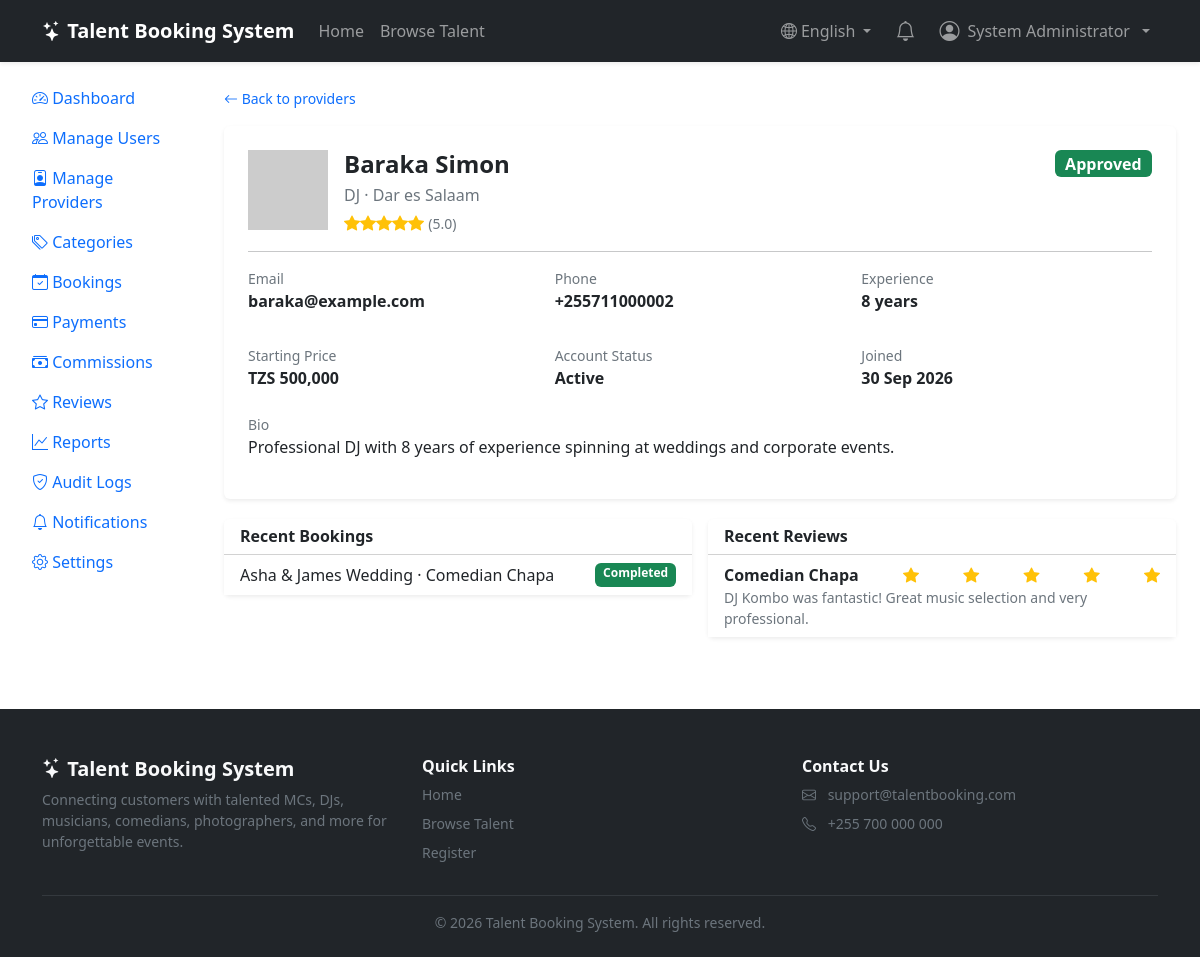
Page /admin/provider_view.php?id=1 (signed in) on the committed database.
### tables this page shows
CREATE TABLE `providers` (
  `id` INT UNSIGNED AUTO_INCREMENT PRIMARY KEY,
  `user_id` INT UNSIGNED NOT NULL,
  `category_id` INT UNSIGNED NOT NULL,
  `bio` TEXT DEFAULT NULL,
  `experience_years` TINYINT UNSIGNED DEFAULT 0,
  `location` VARCHAR(150) DEFAULT NULL,
  `price` DECIMAL(10,2) NOT NULL DEFAULT 0.00,
  `cover_image` VARCHAR(255) DEFAULT NULL,
  `skills` VARCHAR(500) DEFAULT NULL,
  `service_description` TEXT DEFAULT NULL,
  `video_links` TEXT DEFAULT NULL COMMENT 'Comma-separated video URLs',
  `approval_status` ENUM('pending','approved','rejected','suspended') NOT NULL DEFAULT 'pending',
  `average_rating` DECIMAL(3,2) NOT NULL DEFAULT 0.00,
  `created_at` TIMESTAMP NOT NULL DEFAULT CURRENT_TIMESTAMP,
  `updated_at` TIMESTAMP NOT NULL DEFAULT CURRENT_TIMESTAMP ON UPDATE CURRENT_TIMESTAMP,
  CONSTRAINT `fk_providers_user` FOREIGN KEY (`user_id`) REFERENCES `users`(`id`) ON DELETE CASCADE,
  CONSTRAINT `fk_providers_category` FOREIGN KEY (`category_id`) REFERENCES `categories`(`id`) ON DELETE RESTRICT,
  INDEX `idx_providers_approval` (`approval_status`),
  INDEX `idx_providers_location` (`location`),
  INDEX `idx_providers_price` (`price`)
);

CREATE TABLE `users` (
  `id` INT UNSIGNED AUTO_INCREMENT PRIMARY KEY,
  `fullname` VARCHAR(150) NOT NULL,
  `email` VARCHAR(150) NOT NULL UNIQUE,
  `phone` VARCHAR(20) DEFAULT NULL,
  `password` VARCHAR(255) NOT NULL,
  `role` ENUM('admin','customer','provider') NOT NULL DEFAULT 'customer',
  `status` ENUM('active','inactive','suspended') NOT NULL DEFAULT 'active',
  `profile_image` VARCHAR(255) DEFAULT NULL,
  `remember_token` VARCHAR(255) DEFAULT NULL,
  `created_at` TIMESTAMP NOT NULL DEFAULT CURRENT_TIMESTAMP,
  `updated_at` TIMESTAMP NOT NULL DEFAULT CURRENT_TIMESTAMP ON UPDATE CURRENT_TIMESTAMP,
  INDEX `idx_users_role` (`role`),
  INDEX `idx_users_status` (`status`)
);

CREATE TABLE `categories` (
  `id` INT UNSIGNED AUTO_INCREMENT PRIMARY KEY,
  `category_name` VARCHAR(100) NOT NULL UNIQUE,
  `description` TEXT DEFAULT NULL,
  `created_at` TIMESTAMP NOT NULL DEFAULT CURRENT_TIMESTAMP
);

CREATE TABLE `bookings` (
  `id` INT UNSIGNED AUTO_INCREMENT PRIMARY KEY,
  `customer_id` INT UNSIGNED NOT NULL,
  `provider_id` INT UNSIGNED NOT NULL,
  `event_name` VARCHAR(200) NOT NULL,
  `event_type` VARCHAR(100) NOT NULL,
  `event_date` DATE NOT NULL,
  `event_location` VARCHAR(200) NOT NULL,
  `event_description` TEXT DEFAULT NULL,
  `booking_status` ENUM('pending','accepted','rejected','cancelled','ongoing','completed') NOT NULL DEFAULT 'pending',
  `provider_completed` TINYINT(1) UNSIGNED NOT NULL DEFAULT 0,
  `customer_completed` TINYINT(1) UNSIGNED NOT NULL DEFAULT 0,
  `created_at` TIMESTAMP NOT NULL DEFAULT CURRENT_TIMESTAMP,
  `updated_at` TIMESTAMP NOT NULL DEFAULT CURRENT_TIMESTAMP ON UPDATE CURRENT_TIMESTAMP,
  CONSTRAINT `fk_bookings_customer` FOREIGN KEY (`customer_id`) REFERENCES `users`(`id`) ON DELETE CASCADE,
  CONSTRAINT `fk_bookings_provider` FOREIGN KEY (`provider_id`) REFERENCES `providers`(`id`) ON DELETE CASCADE,
  INDEX `idx_bookings_status` (`booking_status`),
  INDEX `idx_bookings_date` (`event_date`)
);

CREATE TABLE `reviews` (
  `id` INT UNSIGNED AUTO_INCREMENT PRIMARY KEY,
  `booking_id` INT UNSIGNED NOT NULL UNIQUE,
  `customer_id` INT UNSIGNED NOT NULL,
  `provider_id` INT UNSIGNED NOT NULL,
  `rating` TINYINT UNSIGNED NOT NULL COMMENT '1 to 5',
  `review` TEXT DEFAULT NULL,
  `created_at` TIMESTAMP NOT NULL DEFAULT CURRENT_TIMESTAMP,
  CONSTRAINT `fk_reviews_booking` FOREIGN KEY (`booking_id`) REFERENCES `bookings`(`id`) ON DELETE CASCADE,
  CONSTRAINT `fk_reviews_customer` FOREIGN KEY (`customer_id`) REFERENCES `users`(`id`) ON DELETE CASCADE,
  CONSTRAINT `fk_reviews_provider` FOREIGN KEY (`provider_id`) REFERENCES `providers`(`id`) ON DELETE CASCADE,
  CONSTRAINT `chk_rating_range` CHECK (`rating` BETWEEN 1 AND 5)
);

### admin/provider_view.php (the view, shortened to what this page needs)
<?php
require_once __DIR__ . '/../includes/functions.php';
require_once __DIR__ . '/../includes/auth.php';
$providerId = (int) ($_GET['id'] ?? 0);
$stmt = $pdo->prepare(
    'SELECT p.*, u.fullname, u.email, u.phone, u.profile_image, u.status as user_status, c.category_name
     FROM providers p
     JOIN users u ON u.id = p.user_id
     JOIN categories c ON c.id = p.category_id
     WHERE p.id = :id LIMIT 1'
);
$stmt->execute(['id' => $providerId]);
$provider = $stmt->fetch();
$bookingsStmt = $pdo->prepare(
    'SELECT b.*, u.fullname as customer_name FROM bookings b
     JOIN users u ON u.id = b.customer_id
     WHERE b.provider_id = :id ORDER BY b.created_at DESC LIMIT 10'
);
$bookingsStmt->execute(['id' => $providerId]);
$bookings = $bookingsStmt->fetchAll();
$reviewsStmt = $pdo->prepare(
    'SELECT r.*, u.fullname as customer_name FROM reviews r
     JOIN users u ON u.id = r.customer_id
     WHERE r.provider_id = :id ORDER BY r.created_at DESC LIMIT 10'
);
$reviewsStmt->execute(['id' => $providerId]);
$reviews = $reviewsStmt->fetchAll();
require_once __DIR__ . '/../includes/header.php';
?>
<div class="container-fluid">
    <div class="row">
        <?php require __DIR__ . '/_sidebar.php'; ?>
        <div class="col-lg-9 col-xl-10 py-4">
            <div class="container-fluid">
                <a href="<?= e(APP_URL) ?>/admin/providers.php" class="small text-decoration-none"><i class="bi bi-arrow-left"></i> Back to providers</a>
                <div class="card border-0 shadow-sm mt-3">
                    <div class="card-body p-4">
                        <div class="d-flex justify-content-between align-items-start flex-wrap gap-3">
                            <div class="d-flex gap-3">
                                <img src="<?= $provider['profile_image'] ? e(UPLOAD_PROFILE_URL . $provider['profile_image']) : 'https://placehold.co/80x80?text=' . urlencode(substr($provider['fullname'], 0, 1)) ?>" class="avatar-sm" style="width:80px;height:80px;" alt="">
                                <div>
                                    <h4 class="fw-bold mb-1"><?= e($provider['fullname']) ?></h4>
                                    <p class="mb-1 text-secondary"><?= e($provider['category_name']) ?> &middot; <?= e($provider['location'] ?: 'No location') ?></p>
                                    <div><?= render_stars((float) $provider['average_rating']) ?> <span class="small text-secondary">(<?= number_format((float) $provider['average_rating'], 1) ?>)</span></div>
                                </div>
                            </div>
                            <span class="badge <?= approval_status_badge($provider['approval_status']) ?> fs-6"><?= ucfirst(e($provider['approval_status'])) ?></span>
                        </div>
                        <hr>
                        <div class="row g-3">
                            <div class="col-md-4"><p class="small text-secondary mb-0">Email</p><p class="fw-semibold"><?= e($provider['email']) ?></p></div>
                            <div class="col-md-4"><p class="small text-secondary mb-0">Phone</p><p class="fw-semibold"><?= e($provider['phone'] ?: '-') ?></p></div>
                            <div class="col-md-4"><p class="small text-secondary mb-0">Experience</p><p class="fw-semibold"><?= (int) $provider['experience_years'] ?> years</p></div>
                            <div class="col-md-4"><p class="small text-secondary mb-0">Starting Price</p><p class="fw-semibold"><?= format_money($provider['price']) ?></p></div>
                            <div class="col-md-4"><p class="small text-secondary mb-0">Account Status</p><p class="fw-semibold"><?= ucfirst(e($provider['user_status'])) ?></p></div>
                            <div class="col-md-4"><p class="small text-secondary mb-0">Joined</p><p class="fw-semibold"><?= format_date($provider['created_at']) ?></p></div>
                        </div>
                        <?php if ($provider['bio']): ?>
                            <p class="small text-secondary mb-0 mt-2">Bio</p>
                            <p><?= nl2br(e($provider['bio'])) ?></p>
                        <?php endif; ?>
                    </div>
                </div>
                <div class="row g-3 mt-1">
                    <div class="col-lg-6">
                        <div class="card border-0 shadow-sm">
                            <div class="card-header bg-white"><h6 class="mb-0 fw-bold">Recent Bookings</h6></div>
                            <div class="card-body p-0">
                                <?php if (empty($bookings)): ?>
                                    <p class="text-secondary p-3 mb-0">No bookings yet.</p>
                                <?php else: ?>
                                    <div class="list-group list-group-flush">
                                        <?php foreach ($bookings as $b): ?>
                                            <div class="list-group-item d-flex justify-content-between">
                                                <span><?= e($b['event_name']) ?> &middot; <?= e($b['customer_name']) ?></span>
                                                <span class="badge <?= booking_status_badge($b['booking_status']) ?>"><?= ucfirst($b['booking_status']) ?></span>
                                            </div>
                                        <?php endforeach; ?>
                                    </div>
                                <?php endif; ?>
                            </div>
                        </div>
                    </div>
                    <div class="col-lg-6">
                        <div class="card border-0 shadow-sm">
                            <div class="card-header bg-white"><h6 class="mb-0 fw-bold">Recent Reviews</h6></div>
                            <div class="card-body p-0">
                                <?php if (empty($reviews)): ?>
                                    <p class="text-secondary p-3 mb-0">No reviews yet.</p>
                                <?php else: ?>
                                    <div class="list-group list-group-flush">
                                        <?php foreach ($reviews as $r): ?>
                                            <div class="list-group-item">
                                                <div class="d-flex justify-content-between">
                                                    <span class="fw-semibold"><?= e($r['customer_name']) ?></span>
                                                    <?= render_stars((float) $r['rating']) ?>
                                                </div>
                                                <?php if ($r['review']): ?><p class="small text-secondary mb-0"><?= e($r['review']) ?></p><?php endif; ?>
                                            </div>
                                        <?php endforeach; ?>
                                    </div>
                                <?php endif; ?>
                            </div>
                        </div>
                    </div>
                </div>
            </div>
        </div>
    </div>
</div>
<?php require_once __DIR__ . '/../includes/footer.php'; ?>

### includes/functions.php (shortened to what this page needs)
<?php
function e($string): string
{
    return htmlspecialchars($string ?? '', ENT_QUOTES, 'UTF-8');
}
function format_money($amount): string
{
    return 'TZS ' . number_format((float) $amount, 0);
}
function format_date(?string $date): string
{
    return date('d M Y', strtotime($date));
}
function booking_status_badge(string $status): string
{
    return match ($status) {
        'pending'   => 'bg-warning text-dark',
        'accepted'  => 'bg-info text-dark',
        'rejected'  => 'bg-danger',
        'cancelled' => 'bg-secondary',
        'ongoing'   => 'bg-primary',
        'completed' => 'bg-success',
        default     => 'bg-secondary',
    };
}
function approval_status_badge(string $status): string
{
    return match ($status) {
        'pending'   => 'bg-warning text-dark',
        'approved'  => 'bg-success',
        'rejected'  => 'bg-danger',
        'suspended' => 'bg-secondary',
        default     => 'bg-secondary',
    };
}
function render_stars(float $rating): string
{
    $rating = max(0, min(5, $rating));
    $full = (int) floor($rating);
    $half = ($rating - $full) >= 0.5 ? 1 : 0;
    $empty = 5 - $full - $half;
    $html = str_repeat('<i class="bi bi-star-fill text-warning"></i>', $full);
    $html .= str_repeat('<i class="bi bi-star text-warning"></i>', $empty);
    return $html;
}

### rows in the picture
providers: user.fullname "Baraka Simon", category.category_name "DJ", location "Dar es Salaam", average_rating "5.0", approval_status "Approved", user.email "baraka@example.com", user.phone "+255711000002", experience_years "8", price "TZS 500,000", user.status "Active", created_at "30 Sep 2026", bio "Professional DJ with 8 years of experience spinning at weddings and corporate events."
bookings: event_name "Asha & James Wedding", customer.fullname "Comedian Chapa", booking_status "Completed"
reviews: customer.fullname "Comedian Chapa", review "DJ Kombo was fantastic! Great music selection and very professional."

### other values in the picture
APP_NAME "Talent Booking System"
__t('home') "Home"
__t('browse_talent') "Browse Talent"
current_user_name() "System Administrator"
__t('register') "Register"
__t('contact_us') "Contact Us"
